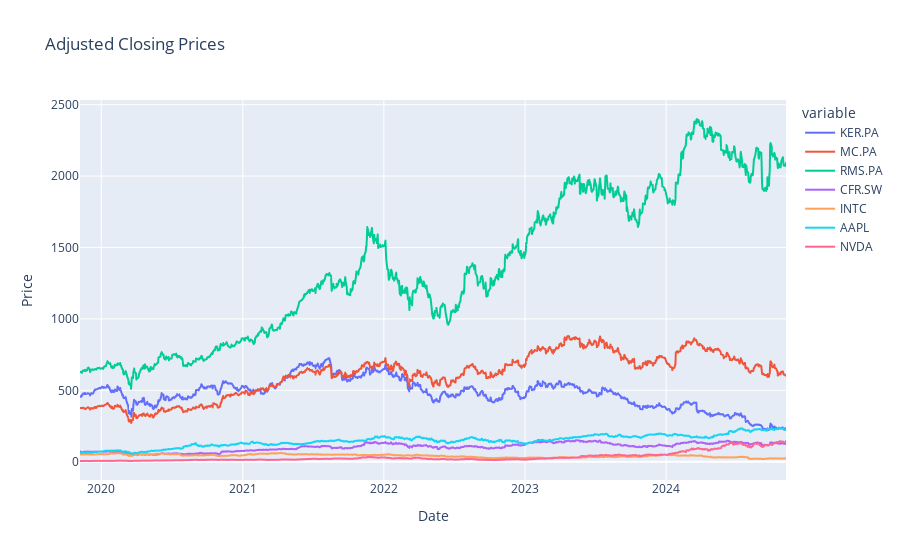

Write notebook code for a chart like this one.
### Markdown cell above
Affichage séries temporelles

### Code cell
fig = px.line(closing_price_df, x=closing_price_df.index, y=closing_price_df.columns, title="Adjusted Closing Prices")
fig.update_layout(hovermode='x',yaxis_title="Price")  # Survol souris
fig.show()

### Figure 1 — Plotly figure (JSON) as saved in the notebook; plotly's stock layout.template omitted (floating-point values rounded to 4 significant figures; data arrays with more than 128 entries replaced by an {"elided": "..."} marker saying what was removed)
{"data": [{"hovertemplate": "variable=KER.PA<br>Date=%{x}<br>value=%{y}<extra></extra>", "legendgroup": "KER.PA", "line": {"color": "#636efa", "dash": "solid"}, "marker": {"symbol": "circle"}, "mode": "lines", "name": "KER.PA", "showlegend": true, "type": "scattergl", "x": {"elided": "1229 str values"}, "xaxis": "x", "y": {"elided": "1229 float values"}, "yaxis": "y"}, {"hovertemplate": "variable=MC.PA<br>Date=%{x}<br>value=%{y}<extra></extra>", "legendgroup": "MC.PA", "line": {"color": "#EF553B", "dash": "solid"}, "marker": {"symbol": "circle"}, "mode": "lines", "name": "MC.PA", "showlegend": true, "type": "scattergl", "x": {"elided": "1229 str values"}, "xaxis": "x", "y": {"elided": "1229 float values"}, "yaxis": "y"}, {"hovertemplate": "variable=RMS.PA<br>Date=%{x}<br>value=%{y}<extra></extra>", "legendgroup": "RMS.PA", "line": {"color": "#00cc96", "dash": "solid"}, "marker": {"symbol": "circle"}, "mode": "lines", "name": "RMS.PA", "showlegend": true, "type": "scattergl", "x": {"elided": "1229 str values"}, "xaxis": "x", "y": {"elided": "1229 float values"}, "yaxis": "y"}, {"hovertemplate": "variable=CFR.SW<br>Date=%{x}<br>value=%{y}<extra></extra>", "legendgroup": "CFR.SW", "line": {"color": "#ab63fa", "dash": "solid"}, "marker": {"symbol": "circle"}, "mode": "lines", "name": "CFR.SW", "showlegend": true, "type": "scattergl", "x": {"elided": "1229 str values"}, "xaxis": "x", "y": {"elided": "1229 float values"}, "yaxis": "y"}, {"hovertemplate": "variable=INTC<br>Date=%{x}<br>value=%{y}<extra></extra>", "legendgroup": "INTC", "line": {"color": "#FFA15A", "dash": "solid"}, "marker": {"symbol": "circle"}, "mode": "lines", "name": "INTC", "showlegend": true, "type": "scattergl", "x": {"elided": "1229 str values"}, "xaxis": "x", "y": {"elided": "1229 float values"}, "yaxis": "y"}, {"hovertemplate": "variable=AAPL<br>Date=%{x}<br>value=%{y}<extra></extra>", "legendgroup": "AAPL", "line": {"color": "#19d3f3", "dash": "solid"}, "marker": {"symbol": "circle"}, "mode": "lines", "name": "AAPL", "showlegend": true, "type": "scattergl", "x": {"elided": "1229 str values"}, "xaxis": "x", "y": {"elided": "1229 float values"}, "yaxis": "y"}, {"hovertemplate": "variable=NVDA<br>Date=%{x}<br>value=%{y}<extra></extra>", "legendgroup": "NVDA", "line": {"color": "#FF6692", "dash": "solid"}, "marker": {"symbol": "circle"}, "mode": "lines", "name": "NVDA", "showlegend": true, "type": "scattergl", "x": {"elided": "1229 str values"}, "xaxis": "x", "y": {"elided": "1229 float values"}, "yaxis": "y"}], "layout": {"hovermode": "x", "legend": {"title": {"text": "variable"}, "tracegroupgap": 0}, "title": {"text": "Adjusted Closing Prices"}, "xaxis": {"anchor": "y", "domain": [0, 1], "title": {"text": "Date"}}, "yaxis": {"anchor": "x", "domain": [0, 1], "title": {"text": "Price"}}}}
